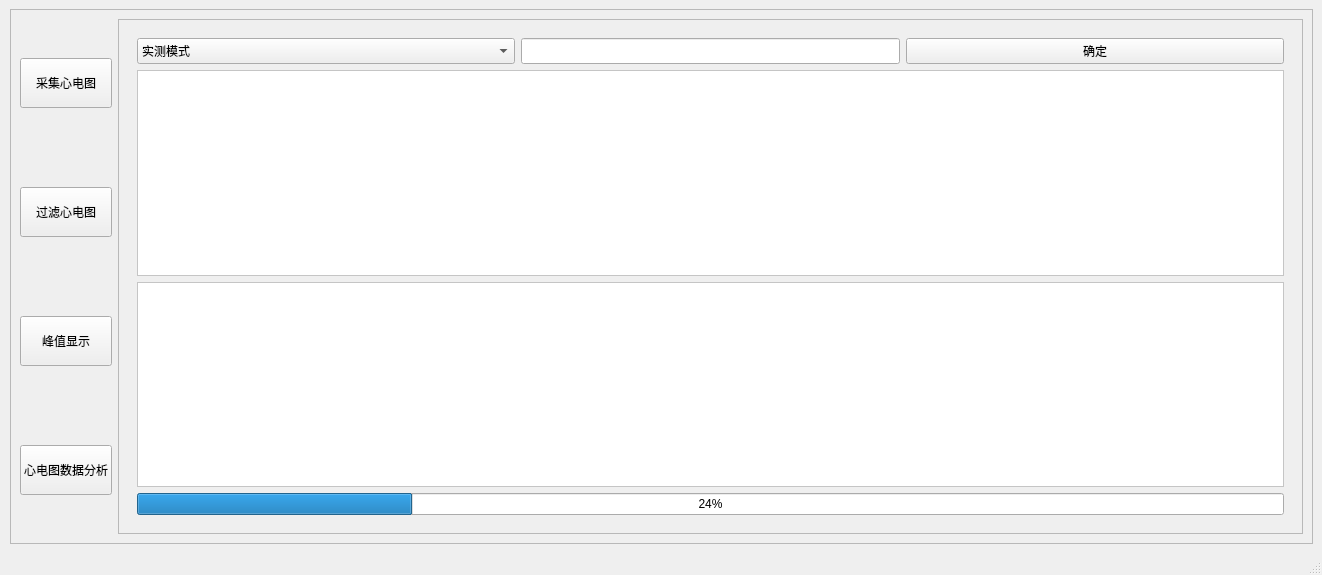
<?xml version="1.0" encoding="UTF-8"?>
<ui version="4.0">
 <class>MainWindow</class>
 <widget class="QMainWindow" name="MainWindow">
  <property name="geometry">
   <rect>
    <x>0</x>
    <y>0</y>
    <width>1322</width>
    <height>575</height>
   </rect>
  </property>
  <property name="font">
   <font>
    <pointsize>9</pointsize>
   </font>
  </property>
  <property name="windowTitle">
   <string>MainWindow</string>
  </property>
  <widget class="QWidget" name="centralwidget">
   <layout class="QHBoxLayout" name="horizontalLayout_3">
    <item>
     <layout class="QHBoxLayout" name="horizontalLayout" stretch="1">
      <property name="leftMargin">
       <number>1</number>
      </property>
      <item>
       <widget class="QFrame" name="frame">
        <property name="frameShape">
         <enum>QFrame::StyledPanel</enum>
        </property>
        <property name="frameShadow">
         <enum>QFrame::Raised</enum>
        </property>
        <layout class="QHBoxLayout" name="horizontalLayout_2">
         <item>
          <layout class="QVBoxLayout" name="verticalLayout" stretch="0,0,0,0">
           <property name="spacing">
            <number>40</number>
           </property>
           <item>
            <widget class="QPushButton" name="collect">
             <property name="sizePolicy">
              <sizepolicy hsizetype="Minimum" vsizetype="Maximum">
               <horstretch>0</horstretch>
               <verstretch>0</verstretch>
              </sizepolicy>
             </property>
             <property name="maximumSize">
              <size>
               <width>16777215</width>
               <height>50</height>
              </size>
             </property>
             <property name="text">
              <string>采集心电图</string>
             </property>
            </widget>
           </item>
           <item>
            <widget class="QPushButton" name="filter">
             <property name="sizePolicy">
              <sizepolicy hsizetype="Minimum" vsizetype="Maximum">
               <horstretch>0</horstretch>
               <verstretch>0</verstretch>
              </sizepolicy>
             </property>
             <property name="maximumSize">
              <size>
               <width>16777215</width>
               <height>50</height>
              </size>
             </property>
             <property name="text">
              <string>过滤心电图</string>
             </property>
            </widget>
           </item>
           <item>
            <widget class="QPushButton" name="peaks">
             <property name="sizePolicy">
              <sizepolicy hsizetype="Minimum" vsizetype="Maximum">
               <horstretch>0</horstretch>
               <verstretch>10</verstretch>
              </sizepolicy>
             </property>
             <property name="maximumSize">
              <size>
               <width>16777215</width>
               <height>50</height>
              </size>
             </property>
             <property name="text">
              <string>峰值显示</string>
             </property>
            </widget>
           </item>
           <item>
            <widget class="QPushButton" name="analysis">
             <property name="sizePolicy">
              <sizepolicy hsizetype="Minimum" vsizetype="Maximum">
               <horstretch>0</horstretch>
               <verstretch>0</verstretch>
              </sizepolicy>
             </property>
             <property name="maximumSize">
              <size>
               <width>16777215</width>
               <height>50</height>
              </size>
             </property>
             <property name="text">
              <string>心电图数据分析</string>
             </property>
            </widget>
           </item>
          </layout>
         </item>
         <item>
          <widget class="QFrame" name="frame_2">
           <property name="frameShape">
            <enum>QFrame::StyledPanel</enum>
           </property>
           <property name="frameShadow">
            <enum>QFrame::Raised</enum>
           </property>
           <layout class="QVBoxLayout" name="verticalLayout_4">
            <item>
             <widget class="QStackedWidget" name="stackedWidget">
              <property name="currentIndex">
               <number>0</number>
              </property>
              <widget class="QWidget" name="page">
               <layout class="QVBoxLayout" name="verticalLayout_2">
                <item>
                 <layout class="QGridLayout" name="gridLayout_5">
                  <item row="0" column="1">
                   <widget class="QLineEdit" name="record_number">
                    <property name="sizePolicy">
                     <sizepolicy hsizetype="Preferred" vsizetype="Fixed">
                      <horstretch>0</horstretch>
                      <verstretch>0</verstretch>
                     </sizepolicy>
                    </property>
                    <property name="maximumSize">
                     <size>
                      <width>16777215</width>
                      <height>50</height>
                     </size>
                    </property>
                    <property name="text">
                     <string extracomment="请在这里输入测试编号数字"/>
                    </property>
                   </widget>
                  </item>
                  <item row="0" column="0">
                   <widget class="QComboBox" name="comboBox_2">
                    <property name="sizePolicy">
                     <sizepolicy hsizetype="Preferred" vsizetype="Fixed">
                      <horstretch>0</horstretch>
                      <verstretch>0</verstretch>
                     </sizepolicy>
                    </property>
                    <property name="maximumSize">
                     <size>
                      <width>16777215</width>
                      <height>50</height>
                     </size>
                    </property>
                    <item>
                     <property name="text">
                      <string>实测模式</string>
                     </property>
                    </item>
                    <item>
                     <property name="text">
                      <string>测试模式</string>
                     </property>
                    </item>
                   </widget>
                  </item>
                  <item row="0" column="2">
                   <widget class="QPushButton" name="confirm_button">
                    <property name="sizePolicy">
                     <sizepolicy hsizetype="Preferred" vsizetype="Fixed">
                      <horstretch>0</horstretch>
                      <verstretch>0</verstretch>
                     </sizepolicy>
                    </property>
                    <property name="maximumSize">
                     <size>
                      <width>16777215</width>
                      <height>50</height>
                     </size>
                    </property>
                    <property name="text">
                     <string>确定</string>
                    </property>
                   </widget>
                  </item>
                  <item row="1" column="0" colspan="3">
                   <widget class="PlotWidget" name="graphicsView">
                    <property name="sizePolicy">
                     <sizepolicy hsizetype="Preferred" vsizetype="Expanding">
                      <horstretch>0</horstretch>
                      <verstretch>0</verstretch>
                     </sizepolicy>
                    </property>
                    <property name="maximumSize">
                     <size>
                      <width>16777215</width>
                      <height>16777215</height>
                     </size>
                    </property>
                    <property name="styleSheet">
                     <string notr="true">background-color: rgb(255, 255, 255);</string>
                    </property>
                   </widget>
                  </item>
                  <item row="2" column="0" colspan="3">
                   <widget class="PlotWidget" name="graphicsView_2">
                    <property name="sizePolicy">
                     <sizepolicy hsizetype="Preferred" vsizetype="Expanding">
                      <horstretch>0</horstretch>
                      <verstretch>0</verstretch>
                     </sizepolicy>
                    </property>
                    <property name="styleSheet">
                     <string notr="true">background-color: rgb(255, 255, 255);</string>
                    </property>
                   </widget>
                  </item>
                  <item row="3" column="0" colspan="3">
                   <widget class="QProgressBar" name="progressBar">
                    <property name="value">
                     <number>24</number>
                    </property>
                   </widget>
                  </item>
                 </layout>
                </item>
               </layout>
              </widget>
              <widget class="QWidget" name="page_2">
               <layout class="QGridLayout" name="gridLayout_4">
                <item row="0" column="0">
                 <layout class="QHBoxLayout" name="horizontalLayout_4">
                  <item>
                   <layout class="QGridLayout" name="gridLayout_3">
                    <item row="0" column="0" colspan="2">
                     <layout class="QGridLayout" name="gridLayout_2">
                      <item row="3" column="5">
                       <widget class="QLineEdit" name="QRStime_3">
                        <property name="sizePolicy">
                         <sizepolicy hsizetype="Expanding" vsizetype="Maximum">
                          <horstretch>0</horstretch>
                          <verstretch>0</verstretch>
                         </sizepolicy>
                        </property>
                        <property name="maximumSize">
                         <size>
                          <width>16777215</width>
                          <height>50</height>
                         </size>
                        </property>
                       </widget>
                      </item>
                      <item row="4" column="5">
                       <widget class="QLineEdit" name="lineEdit_3">
                        <property name="sizePolicy">
                         <sizepolicy hsizetype="Expanding" vsizetype="Maximum">
                          <horstretch>0</horstretch>
                          <verstretch>0</verstretch>
                         </sizepolicy>
                        </property>
                       </widget>
                      </item>
                      <item row="1" column="5">
                       <widget class="QLineEdit" name="heartrate1_6">
                        <property name="sizePolicy">
                         <sizepolicy hsizetype="Preferred" vsizetype="Maximum">
                          <horstretch>0</horstretch>
                          <verstretch>0</verstretch>
                         </sizepolicy>
                        </property>
                        <property name="maximumSize">
                         <size>
                          <width>16777215</width>
                          <height>50</height>
                         </size>
                        </property>
                       </widget>
                      </item>
                      <item row="2" column="0">
                       <widget class="QLabel" name="heartrate2_2">
                        <property name="text">
                         <string>心率2</string>
                        </property>
                       </widget>
                      </item>
                      <item row="0" column="5">
                       <widget class="QLabel" name="heartrate1_7">
                        <property name="sizePolicy">
                         <sizepolicy hsizetype="Preferred" vsizetype="Maximum">
                          <horstretch>0</horstretch>
                          <verstretch>0</verstretch>
                         </sizepolicy>
                        </property>
                        <property name="text">
                         <string>最大值</string>
                        </property>
                       </widget>
                      </item>
                      <item row="0" column="3" colspan="2">
                       <widget class="QLabel" name="heartrate1_5">
                        <property name="sizePolicy">
                         <sizepolicy hsizetype="Preferred" vsizetype="Maximum">
                          <horstretch>0</horstretch>
                          <verstretch>0</verstretch>
                         </sizepolicy>
                        </property>
                        <property name="text">
                         <string>平均值</string>
                        </property>
                       </widget>
                      </item>
                      <item row="6" column="2">
                       <widget class="QRadioButton" name="sex_woman">
                        <property name="sizePolicy">
                         <sizepolicy hsizetype="Minimum" vsizetype="Maximum">
                          <horstretch>0</horstretch>
                          <verstretch>0</verstretch>
                         </sizepolicy>
                        </property>
                        <property name="maximumSize">
                         <size>
                          <width>16777215</width>
                          <height>50</height>
                         </size>
                        </property>
                        <property name="font">
                         <font>
                          <pointsize>14</pointsize>
                         </font>
                        </property>
                        <property name="styleSheet">
                         <string notr="true"/>
                        </property>
                        <property name="text">
                         <string>女</string>
                        </property>
                       </widget>
                      </item>
                      <item row="3" column="3" colspan="2">
                       <widget class="QLineEdit" name="QRStime_2">
                        <property name="sizePolicy">
                         <sizepolicy hsizetype="Preferred" vsizetype="Maximum">
                          <horstretch>0</horstretch>
                          <verstretch>0</verstretch>
                         </sizepolicy>
                        </property>
                        <property name="maximumSize">
                         <size>
                          <width>16777215</width>
                          <height>50</height>
                         </size>
                        </property>
                       </widget>
                      </item>
                      <item row="3" column="1" colspan="2">
                       <widget class="QLineEdit" name="QRStime">
                        <property name="sizePolicy">
                         <sizepolicy hsizetype="Preferred" vsizetype="Maximum">
                          <horstretch>0</horstretch>
                          <verstretch>0</verstretch>
                         </sizepolicy>
                        </property>
                        <property name="maximumSize">
                         <size>
                          <width>16777215</width>
                          <height>50</height>
                         </size>
                        </property>
                       </widget>
                      </item>
                      <item row="6" column="3" colspan="2">
                       <widget class="QLabel" name="label_4">
                        <property name="sizePolicy">
                         <sizepolicy hsizetype="Preferred" vsizetype="Maximum">
                          <horstretch>0</horstretch>
                          <verstretch>0</verstretch>
                         </sizepolicy>
                        </property>
                        <property name="maximumSize">
                         <size>
                          <width>16777215</width>
                          <height>50</height>
                         </size>
                        </property>
                        <property name="text">
                         <string> 年龄</string>
                        </property>
                       </widget>
                      </item>
                      <item row="5" column="0">
                       <widget class="QLabel" name="label_6">
                        <property name="text">
                         <string>ST段</string>
                        </property>
                       </widget>
                      </item>
                      <item row="1" column="3" colspan="2">
                       <widget class="QLineEdit" name="heartrate1_4">
                        <property name="sizePolicy">
                         <sizepolicy hsizetype="Preferred" vsizetype="Maximum">
                          <horstretch>0</horstretch>
                          <verstretch>0</verstretch>
                         </sizepolicy>
                        </property>
                        <property name="maximumSize">
                         <size>
                          <width>16777215</width>
                          <height>50</height>
                         </size>
                        </property>
                       </widget>
                      </item>
                      <item row="5" column="1" colspan="2">
                       <widget class="QLineEdit" name="lineEdit_4">
                        <property name="sizePolicy">
                         <sizepolicy hsizetype="Expanding" vsizetype="Maximum">
                          <horstretch>0</horstretch>
                          <verstretch>0</verstretch>
                         </sizepolicy>
                        </property>
                       </widget>
                      </item>
                      <item row="4" column="1" colspan="2">
                       <widget class="QLineEdit" name="lineEdit">
                        <property name="sizePolicy">
                         <sizepolicy hsizetype="Expanding" vsizetype="Maximum">
                          <horstretch>0</horstretch>
                          <verstretch>0</verstretch>
                         </sizepolicy>
                        </property>
                       </widget>
                      </item>
                      <item row="0" column="1" colspan="2">
                       <widget class="QLabel" name="heartrate1_3">
                        <property name="sizePolicy">
                         <sizepolicy hsizetype="Preferred" vsizetype="Maximum">
                          <horstretch>0</horstretch>
                          <verstretch>0</verstretch>
                         </sizepolicy>
                        </property>
                        <property name="text">
                         <string>最小值</string>
                        </property>
                       </widget>
                      </item>
                      <item row="6" column="1">
                       <widget class="QRadioButton" name="sex_man">
                        <property name="sizePolicy">
                         <sizepolicy hsizetype="Minimum" vsizetype="Maximum">
                          <horstretch>0</horstretch>
                          <verstretch>0</verstretch>
                         </sizepolicy>
                        </property>
                        <property name="maximumSize">
                         <size>
                          <width>16777215</width>
                          <height>50</height>
                         </size>
                        </property>
                        <property name="font">
                         <font>
                          <pointsize>14</pointsize>
                         </font>
                        </property>
                        <property name="styleSheet">
                         <string notr="true"/>
                        </property>
                        <property name="text">
                         <string>男</string>
                        </property>
                       </widget>
                      </item>
                      <item row="2" column="1" colspan="2">
                       <widget class="QLineEdit" name="heartrate2">
                        <property name="sizePolicy">
                         <sizepolicy hsizetype="Preferred" vsizetype="Maximum">
                          <horstretch>0</horstretch>
                          <verstretch>0</verstretch>
                         </sizepolicy>
                        </property>
                        <property name="maximumSize">
                         <size>
                          <width>16777215</width>
                          <height>50</height>
                         </size>
                        </property>
                       </widget>
                      </item>
                      <item row="3" column="0">
                       <widget class="QLabel" name="label_2">
                        <property name="text">
                         <string>QRS时长</string>
                        </property>
                       </widget>
                      </item>
                      <item row="1" column="0">
                       <widget class="QLabel" name="heartrate1_2">
                        <property name="text">
                         <string>心率1</string>
                        </property>
                       </widget>
                      </item>
                      <item row="2" column="3" colspan="2">
                       <widget class="QLineEdit" name="heartrate2_3">
                        <property name="sizePolicy">
                         <sizepolicy hsizetype="Preferred" vsizetype="Maximum">
                          <horstretch>0</horstretch>
                          <verstretch>0</verstretch>
                         </sizepolicy>
                        </property>
                        <property name="maximumSize">
                         <size>
                          <width>16777215</width>
                          <height>50</height>
                         </size>
                        </property>
                       </widget>
                      </item>
                      <item row="4" column="0">
                       <widget class="QLabel" name="label">
                        <property name="text">
                         <string>PR间期</string>
                        </property>
                       </widget>
                      </item>
                      <item row="4" column="3" colspan="2">
                       <widget class="QLabel" name="label_7">
                        <property name="text">
                         <string> QT间期 </string>
                        </property>
                       </widget>
                      </item>
                      <item row="2" column="5">
                       <widget class="QLineEdit" name="heartrate2_4">
                        <property name="sizePolicy">
                         <sizepolicy hsizetype="Preferred" vsizetype="Maximum">
                          <horstretch>0</horstretch>
                          <verstretch>0</verstretch>
                         </sizepolicy>
                        </property>
                        <property name="maximumSize">
                         <size>
                          <width>16777215</width>
                          <height>50</height>
                         </size>
                        </property>
                       </widget>
                      </item>
                      <item row="6" column="0">
                       <widget class="QLabel" name="label_3">
                        <property name="text">
                         <string>性别</string>
                        </property>
                       </widget>
                      </item>
                      <item row="6" column="5">
                       <widget class="QDateEdit" name="dateEdit">
                        <property name="sizePolicy">
                         <sizepolicy hsizetype="Minimum" vsizetype="Maximum">
                          <horstretch>0</horstretch>
                          <verstretch>0</verstretch>
                         </sizepolicy>
                        </property>
                        <property name="maximumSize">
                         <size>
                          <width>16777215</width>
                          <height>50</height>
                         </size>
                        </property>
                        <property name="styleSheet">
                         <string notr="true">color: rgb(0, 0, 0);
font: 9pt &quot;Times New Roman&quot;;
background-color: rgb(255, 255, 255);</string>
                        </property>
                       </widget>
                      </item>
                      <item row="1" column="1" colspan="2">
                       <widget class="QLineEdit" name="heartrate1">
                        <property name="sizePolicy">
                         <sizepolicy hsizetype="Preferred" vsizetype="Maximum">
                          <horstretch>0</horstretch>
                          <verstretch>0</verstretch>
                         </sizepolicy>
                        </property>
                        <property name="maximumSize">
                         <size>
                          <width>16777215</width>
                          <height>50</height>
                         </size>
                        </property>
                       </widget>
                      </item>
                      <item row="5" column="5">
                       <widget class="QLineEdit" name="lineEdit_6">
                        <property name="sizePolicy">
                         <sizepolicy hsizetype="Expanding" vsizetype="Maximum">
                          <horstretch>0</horstretch>
                          <verstretch>0</verstretch>
                         </sizepolicy>
                        </property>
                       </widget>
                      </item>
                      <item row="5" column="3" colspan="2">
                       <widget class="QLabel" name="label_8">
                        <property name="text">
                         <string>  HRV</string>
                        </property>
                       </widget>
                      </item>
                     </layout>
                    </item>
                   </layout>
                  </item>
                  <item>
                   <layout class="QGridLayout" name="gridLayout">
                    <item row="4" column="0">
                     <widget class="QPushButton" name="clear">
                      <property name="sizePolicy">
                       <sizepolicy hsizetype="Preferred" vsizetype="Fixed">
                        <horstretch>0</horstretch>
                        <verstretch>0</verstretch>
                       </sizepolicy>
                      </property>
                      <property name="text">
                       <string>清空</string>
                      </property>
                     </widget>
                    </item>
                    <item row="0" column="1">
                     <widget class="QComboBox" name="comboBox">
                      <property name="sizePolicy">
                       <sizepolicy hsizetype="Fixed" vsizetype="Fixed">
                        <horstretch>0</horstretch>
                        <verstretch>0</verstretch>
                       </sizepolicy>
                      </property>
                      <property name="font">
                       <font>
                        <family>Times New Roman</family>
                        <pointsize>9</pointsize>
                       </font>
                      </property>
                      <item>
                       <property name="text">
                        <string>gpt-3.5-turbo</string>
                       </property>
                      </item>
                      <item>
                       <property name="text">
                        <string>gpt-4-turbo-2024-04-09</string>
                       </property>
                      </item>
                      <item>
                       <property name="text">
                        <string>gpt-4o</string>
                       </property>
                      </item>
                     </widget>
                    </item>
                    <item row="4" column="1">
                     <widget class="QPushButton" name="report_2">
                      <property name="sizePolicy">
                       <sizepolicy hsizetype="Preferred" vsizetype="Fixed">
                        <horstretch>0</horstretch>
                        <verstretch>0</verstretch>
                       </sizepolicy>
                      </property>
                      <property name="text">
                       <string>点击生成报告</string>
                      </property>
                     </widget>
                    </item>
                    <item row="1" column="0" colspan="2">
                     <widget class="QTextEdit" name="textEdit"/>
                    </item>
                    <item row="0" column="0">
                     <widget class="QLabel" name="label_5">
                      <property name="text">
                       <string>病理报告</string>
                      </property>
                     </widget>
                    </item>
                   </layout>
                  </item>
                 </layout>
                </item>
               </layout>
              </widget>
             </widget>
            </item>
           </layout>
          </widget>
         </item>
        </layout>
       </widget>
      </item>
     </layout>
    </item>
   </layout>
  </widget>
  <widget class="QMenuBar" name="menubar">
   <property name="geometry">
    <rect>
     <x>0</x>
     <y>0</y>
     <width>1322</width>
     <height>22</height>
    </rect>
   </property>
  </widget>
  <widget class="QStatusBar" name="statusbar"/>
 </widget>
 <customwidgets>
  <customwidget>
   <class>PlotWidget</class>
   <extends>QGraphicsView</extends>
   <header>pyqtgraph</header>
  </customwidget>
 </customwidgets>
 <resources/>
 <connections/>
</ui>
